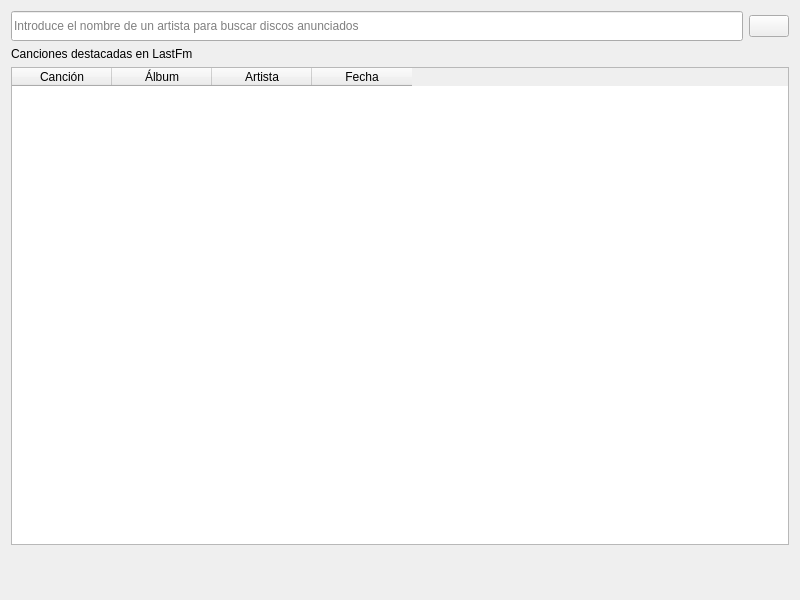
<?xml version="1.0" encoding="UTF-8"?>
<ui version="4.0">
 <class>MuspyArtistModule</class>
 <widget class="QWidget" name="MuspyArtistModule">
  <property name="geometry">
   <rect>
    <x>0</x>
    <y>0</y>
    <width>800</width>
    <height>600</height>
   </rect>
  </property>
  <property name="windowTitle">
   <string>Muspy Artist Module</string>
  </property>
  <layout class="QVBoxLayout" name="verticalLayout">
   <item>
    <widget class="QFrame" name="search_layout_2">
     <layout class="QHBoxLayout" name="search_layout">
      <property name="leftMargin">
       <number>0</number>
      </property>
      <property name="topMargin">
       <number>0</number>
      </property>
      <property name="rightMargin">
       <number>0</number>
      </property>
      <property name="bottomMargin">
       <number>0</number>
      </property>
      <item>
       <widget class="QLineEdit" name="artist_input">
        <property name="minimumSize">
         <size>
          <width>0</width>
          <height>30</height>
         </size>
        </property>
        <property name="placeholderText">
         <string>Introduce el nombre de un artista para buscar discos anunciados</string>
        </property>
       </widget>
      </item>
      <item>
       <widget class="QPushButton" name="search_button">
        <property name="toolTip">
         <string>Pos claro que es buscar...</string>
        </property>
        <property name="text">
         <string/>
        </property>
        <property name="icon">
         <iconset resource="../images.qrc">
          <normaloff>:/services/search_music</normaloff>:/services/search_music</iconset>
        </property>
        <property name="iconSize">
         <size>
          <width>30</width>
          <height>30</height>
         </size>
        </property>
       </widget>
      </item>
     </layout>
    </widget>
   </item>
   <item>
    <widget class="QStackedWidget" name="stackedWidget">
     <property name="currentIndex">
      <number>9</number>
     </property>
     <widget class="QWidget" name="artists_page">
      <layout class="QVBoxLayout" name="verticalLayout_9">
       <property name="leftMargin">
        <number>0</number>
       </property>
       <property name="topMargin">
        <number>0</number>
       </property>
       <property name="rightMargin">
        <number>0</number>
       </property>
       <property name="bottomMargin">
        <number>0</number>
       </property>
       <item>
        <widget class="QLabel" name="top_artists_label">
         <property name="text">
          <string>Top Artistas Lastfm</string>
         </property>
        </widget>
       </item>
       <item>
        <widget class="QTableWidget" name="artists_table">
         <column>
          <property name="text">
           <string>Artista</string>
          </property>
          <property name="icon">
           <iconset resource="../images.qrc">
            <normaloff>:/services/lastfm_h</normaloff>:/services/lastfm_h</iconset>
          </property>
         </column>
         <column>
          <property name="text">
           <string>Play Count</string>
          </property>
         </column>
         <column>
          <property name="text">
           <string>Usuarios</string>
          </property>
         </column>
         <column>
          <property name="text">
           <string>Lastfm url</string>
          </property>
         </column>
         <column>
          <property name="text">
           <string>Acciones</string>
          </property>
         </column>
        </widget>
       </item>
      </layout>
     </widget>
     <widget class="QWidget" name="spotify_saved_tracks_page">
      <layout class="QVBoxLayout" name="verticalLayout_12">
       <item>
        <widget class="QLabel" name="spotify_saved_tracks_count_label">
         <property name="text">
          <string>Spotify Canciones Guardadas</string>
         </property>
        </widget>
       </item>
       <item>
        <widget class="QTableWidget" name="spotify_saved_tracks_table">
         <column>
          <property name="text">
           <string>Canción</string>
          </property>
         </column>
         <column>
          <property name="text">
           <string>Artista</string>
          </property>
         </column>
         <column>
          <property name="text">
           <string>Álbum</string>
          </property>
         </column>
         <column>
          <property name="text">
           <string>Duración</string>
          </property>
         </column>
         <column>
          <property name="text">
           <string>Fecha</string>
          </property>
         </column>
        </widget>
       </item>
      </layout>
     </widget>
     <widget class="QWidget" name="spotify_top_items_page">
      <layout class="QVBoxLayout" name="verticalLayout_13">
       <property name="leftMargin">
        <number>0</number>
       </property>
       <property name="topMargin">
        <number>0</number>
       </property>
       <property name="rightMargin">
        <number>0</number>
       </property>
       <property name="bottomMargin">
        <number>0</number>
       </property>
       <item>
        <widget class="QLabel" name="spotify_top_items_count_label">
         <property name="text">
          <string>Spotify Top Items</string>
         </property>
        </widget>
       </item>
       <item>
        <widget class="QTableWidget" name="spotify_top_items_table"/>
       </item>
      </layout>
     </widget>
     <widget class="QWidget" name="bluesky_page">
      <layout class="QVBoxLayout" name="verticalLayout_14">
       <property name="leftMargin">
        <number>0</number>
       </property>
       <property name="topMargin">
        <number>0</number>
       </property>
       <property name="rightMargin">
        <number>0</number>
       </property>
       <property name="bottomMargin">
        <number>0</number>
       </property>
       <item>
        <widget class="QWidget" name="widget" native="true">
         <layout class="QVBoxLayout" name="verticalLayout_15">
          <property name="leftMargin">
           <number>0</number>
          </property>
          <property name="topMargin">
           <number>0</number>
          </property>
          <property name="rightMargin">
           <number>0</number>
          </property>
          <property name="bottomMargin">
           <number>0</number>
          </property>
          <item>
           <widget class="QLabel" name="bluesky_count_label">
            <property name="sizePolicy">
             <sizepolicy hsizetype="Preferred" vsizetype="Fixed">
              <horstretch>0</horstretch>
              <verstretch>0</verstretch>
             </sizepolicy>
            </property>
            <property name="text">
             <string>Bluesky</string>
            </property>
           </widget>
          </item>
          <item>
           <widget class="QWidget" name="widget_3" native="true">
            <layout class="QHBoxLayout" name="horizontalLayout">
             <property name="leftMargin">
              <number>0</number>
             </property>
             <property name="topMargin">
              <number>0</number>
             </property>
             <property name="rightMargin">
              <number>0</number>
             </property>
             <property name="bottomMargin">
              <number>0</number>
             </property>
             <item>
              <widget class="QWidget" name="widget_6" native="true">
               <layout class="QVBoxLayout" name="verticalLayout_19">
                <property name="leftMargin">
                 <number>0</number>
                </property>
                <property name="topMargin">
                 <number>0</number>
                </property>
                <property name="rightMargin">
                 <number>0</number>
                </property>
                <property name="bottomMargin">
                 <number>0</number>
                </property>
                <item>
                 <widget class="QTableWidget" name="bluesky_artists_table">
                  <column>
                   <property name="text">
                    <string>seguir</string>
                   </property>
                  </column>
                  <column>
                   <property name="text">
                    <string>artista</string>
                   </property>
                  </column>
                  <column>
                   <property name="text">
                    <string>bluesky id</string>
                   </property>
                  </column>
                  <column>
                   <property name="text">
                    <string>bluesky url</string>
                   </property>
                  </column>
                 </widget>
                </item>
                <item>
                 <widget class="QWidget" name="bluesky_table_buttons" native="true">
                  <layout class="QHBoxLayout" name="horizontalLayout_2">
                   <property name="leftMargin">
                    <number>0</number>
                   </property>
                   <property name="topMargin">
                    <number>0</number>
                   </property>
                   <property name="rightMargin">
                    <number>0</number>
                   </property>
                   <property name="bottomMargin">
                    <number>0</number>
                   </property>
                   <item>
                    <widget class="QPushButton" name="bluesky_follow">
                     <property name="text">
                      <string>Seguir artistas en Bluesky</string>
                     </property>
                     <property name="icon">
                      <iconset resource="../images.qrc">
                       <normaloff>:/services/bluesky</normaloff>:/services/bluesky</iconset>
                     </property>
                    </widget>
                   </item>
                  </layout>
                 </widget>
                </item>
               </layout>
              </widget>
             </item>
             <item>
              <widget class="QWidget" name="bluesky_selected_artist_panel" native="true">
               <layout class="QVBoxLayout" name="verticalLayout_16">
                <property name="leftMargin">
                 <number>0</number>
                </property>
                <property name="topMargin">
                 <number>0</number>
                </property>
                <property name="rightMargin">
                 <number>0</number>
                </property>
                <property name="bottomMargin">
                 <number>0</number>
                </property>
                <item>
                 <widget class="QWidget" name="widget_5" native="true">
                  <layout class="QVBoxLayout" name="verticalLayout_17">
                   <property name="leftMargin">
                    <number>0</number>
                   </property>
                   <property name="topMargin">
                    <number>0</number>
                   </property>
                   <property name="rightMargin">
                    <number>0</number>
                   </property>
                   <property name="bottomMargin">
                    <number>0</number>
                   </property>
                   <item>
                    <widget class="QWidget" name="widget_4" native="true">
                     <property name="minimumSize">
                      <size>
                       <width>250</width>
                       <height>250</height>
                      </size>
                     </property>
                     <layout class="QHBoxLayout" name="horizontalLayout_3">
                      <property name="leftMargin">
                       <number>0</number>
                      </property>
                      <property name="topMargin">
                       <number>0</number>
                      </property>
                      <property name="rightMargin">
                       <number>0</number>
                      </property>
                      <property name="bottomMargin">
                       <number>0</number>
                      </property>
                      <item>
                       <widget class="QLabel" name="bluesky_selected_artist_foto">
                        <property name="sizePolicy">
                         <sizepolicy hsizetype="Expanding" vsizetype="Expanding">
                          <horstretch>0</horstretch>
                          <verstretch>0</verstretch>
                         </sizepolicy>
                        </property>
                        <property name="text">
                         <string>TextLabel</string>
                        </property>
                       </widget>
                      </item>
                      <item>
                       <widget class="QWidget" name="widget_7" native="true">
                        <layout class="QVBoxLayout" name="verticalLayout_18">
                         <property name="leftMargin">
                          <number>0</number>
                         </property>
                         <property name="topMargin">
                          <number>0</number>
                         </property>
                         <property name="rightMargin">
                          <number>0</number>
                         </property>
                         <property name="bottomMargin">
                          <number>0</number>
                         </property>
                         <item>
                          <widget class="QTextEdit" name="bluesky_profile_panel">
                           <property name="html">
                            <string>&lt;!DOCTYPE HTML PUBLIC &quot;-//W3C//DTD HTML 4.0//EN&quot; &quot;http://www.w3.org/TR/REC-html40/strict.dtd&quot;&gt;
&lt;html&gt;&lt;head&gt;&lt;meta name=&quot;qrichtext&quot; content=&quot;1&quot; /&gt;&lt;meta charset=&quot;utf-8&quot; /&gt;&lt;style type=&quot;text/css&quot;&gt;
p, li { white-space: pre-wrap; }
hr { height: 1px; border-width: 0; }
li.unchecked::marker { content: &quot;\2610&quot;; }
li.checked::marker { content: &quot;\2612&quot;; }
&lt;/style&gt;&lt;/head&gt;&lt;body style=&quot; font-family:'Sans Serif'; font-size:9pt; font-weight:400; font-style:normal;&quot;&gt;
&lt;p style=&quot; margin-top:0px; margin-bottom:0px; margin-left:0px; margin-right:0px; -qt-block-indent:0; text-indent:0px;&quot;&gt;Selecciona algún artista&lt;/p&gt;
&lt;p style=&quot;-qt-paragraph-type:empty; margin-top:0px; margin-bottom:0px; margin-left:0px; margin-right:0px; -qt-block-indent:0; text-indent:0px;&quot;&gt;&lt;br /&gt;&lt;/p&gt;&lt;/body&gt;&lt;/html&gt;</string>
                           </property>
                          </widget>
                         </item>
                        </layout>
                       </widget>
                      </item>
                     </layout>
                    </widget>
                   </item>
                  </layout>
                 </widget>
                </item>
                <item>
                 <widget class="QTextEdit" name="bluesky_selected_artist_mensajes">
                  <property name="html">
                   <string>&lt;!DOCTYPE HTML PUBLIC &quot;-//W3C//DTD HTML 4.0//EN&quot; &quot;http://www.w3.org/TR/REC-html40/strict.dtd&quot;&gt;
&lt;html&gt;&lt;head&gt;&lt;meta name=&quot;qrichtext&quot; content=&quot;1&quot; /&gt;&lt;meta charset=&quot;utf-8&quot; /&gt;&lt;style type=&quot;text/css&quot;&gt;
p, li { white-space: pre-wrap; }
hr { height: 1px; border-width: 0; }
li.unchecked::marker { content: &quot;\2610&quot;; }
li.checked::marker { content: &quot;\2612&quot;; }
&lt;/style&gt;&lt;/head&gt;&lt;body style=&quot; font-family:'Sans Serif'; font-size:9pt; font-weight:400; font-style:normal;&quot;&gt;
&lt;p style=&quot; margin-top:0px; margin-bottom:0px; margin-left:0px; margin-right:0px; -qt-block-indent:0; text-indent:0px;&quot;&gt;Selecciona algún artista&lt;/p&gt;
&lt;p style=&quot;-qt-paragraph-type:empty; margin-top:0px; margin-bottom:0px; margin-left:0px; margin-right:0px; -qt-block-indent:0; text-indent:0px;&quot;&gt;&lt;br /&gt;&lt;/p&gt;&lt;/body&gt;&lt;/html&gt;</string>
                  </property>
                 </widget>
                </item>
               </layout>
              </widget>
             </item>
            </layout>
           </widget>
          </item>
         </layout>
        </widget>
       </item>
      </layout>
     </widget>
     <widget class="QWidget" name="twitter_users_page">
      <layout class="QHBoxLayout" name="horizontalLayout_4">
       <property name="leftMargin">
        <number>0</number>
       </property>
       <property name="topMargin">
        <number>0</number>
       </property>
       <property name="rightMargin">
        <number>0</number>
       </property>
       <property name="bottomMargin">
        <number>0</number>
       </property>
       <item>
        <widget class="QWidget" name="twitter_users_widget" native="true">
         <layout class="QHBoxLayout" name="horizontalLayout_6">
          <property name="leftMargin">
           <number>0</number>
          </property>
          <property name="topMargin">
           <number>0</number>
          </property>
          <property name="rightMargin">
           <number>0</number>
          </property>
          <property name="bottomMargin">
           <number>0</number>
          </property>
          <item>
           <widget class="QWidget" name="twitter_count_widget" native="true">
            <layout class="QVBoxLayout" name="verticalLayout_21">
             <property name="leftMargin">
              <number>0</number>
             </property>
             <property name="topMargin">
              <number>0</number>
             </property>
             <property name="rightMargin">
              <number>0</number>
             </property>
             <property name="bottomMargin">
              <number>0</number>
             </property>
             <item>
              <widget class="QLabel" name="twitter_users_count_label">
               <property name="text">
                <string>Artistas en Twitter</string>
               </property>
              </widget>
             </item>
             <item>
              <widget class="QTableWidget" name="twitter_users_table">
               <column>
                <property name="text">
                 <string>Select</string>
                </property>
               </column>
               <column>
                <property name="text">
                 <string>Name</string>
                </property>
               </column>
               <column>
                <property name="text">
                 <string>Username</string>
                </property>
               </column>
               <column>
                <property name="text">
                 <string>Followers</string>
                </property>
               </column>
               <column>
                <property name="text">
                 <string>Following</string>
                </property>
               </column>
               <column>
                <property name="text">
                 <string>Tweets</string>
                </property>
               </column>
              </widget>
             </item>
             <item>
              <widget class="QPushButton" name="seguir_twitter">
               <property name="text">
                <string>Seguir en Twitter / X</string>
               </property>
              </widget>
             </item>
            </layout>
           </widget>
          </item>
          <item>
           <widget class="QWidget" name="twitter_user_panel" native="true">
            <layout class="QVBoxLayout" name="verticalLayout_20">
             <property name="leftMargin">
              <number>0</number>
             </property>
             <property name="topMargin">
              <number>0</number>
             </property>
             <property name="rightMargin">
              <number>0</number>
             </property>
             <property name="bottomMargin">
              <number>0</number>
             </property>
             <item>
              <widget class="QWidget" name="twitter_user_profile" native="true">
               <layout class="QHBoxLayout" name="horizontalLayout_5">
                <property name="leftMargin">
                 <number>0</number>
                </property>
                <property name="topMargin">
                 <number>0</number>
                </property>
                <property name="rightMargin">
                 <number>0</number>
                </property>
                <property name="bottomMargin">
                 <number>0</number>
                </property>
                <item>
                 <widget class="QWidget" name="twitter_foto_widget" native="true">
                  <layout class="QVBoxLayout" name="verticalLayout_22">
                   <property name="leftMargin">
                    <number>0</number>
                   </property>
                   <property name="topMargin">
                    <number>0</number>
                   </property>
                   <property name="rightMargin">
                    <number>0</number>
                   </property>
                   <property name="bottomMargin">
                    <number>0</number>
                   </property>
                   <item>
                    <widget class="QLabel" name="twitter_foto_label">
                     <property name="text">
                      <string>TextLabel</string>
                     </property>
                    </widget>
                   </item>
                  </layout>
                 </widget>
                </item>
                <item>
                 <widget class="QWidget" name="widget_12" native="true">
                  <layout class="QVBoxLayout" name="verticalLayout_23">
                   <property name="leftMargin">
                    <number>0</number>
                   </property>
                   <property name="topMargin">
                    <number>0</number>
                   </property>
                   <property name="rightMargin">
                    <number>0</number>
                   </property>
                   <property name="bottomMargin">
                    <number>0</number>
                   </property>
                   <item>
                    <widget class="QTextEdit" name="twitter_textEdit"/>
                   </item>
                  </layout>
                 </widget>
                </item>
               </layout>
              </widget>
             </item>
             <item>
              <widget class="QWidget" name="widget_11" native="true">
               <layout class="QVBoxLayout" name="verticalLayout_24">
                <property name="leftMargin">
                 <number>0</number>
                </property>
                <property name="topMargin">
                 <number>0</number>
                </property>
                <property name="rightMargin">
                 <number>0</number>
                </property>
                <property name="bottomMargin">
                 <number>0</number>
                </property>
                <item>
                 <widget class="QTextEdit" name="twitter_user_msg"/>
                </item>
               </layout>
              </widget>
             </item>
            </layout>
           </widget>
          </item>
         </layout>
        </widget>
       </item>
      </layout>
     </widget>
     <widget class="QWidget" name="musicbrainz_collection_page">
      <layout class="QVBoxLayout" name="verticalLayout_7">
       <property name="leftMargin">
        <number>0</number>
       </property>
       <property name="topMargin">
        <number>0</number>
       </property>
       <property name="rightMargin">
        <number>0</number>
       </property>
       <property name="bottomMargin">
        <number>0</number>
       </property>
       <item>
        <widget class="QLabel" name="mb_label">
         <property name="text">
          <string>Colecciones de musicbrainz</string>
         </property>
        </widget>
       </item>
       <item>
        <widget class="QTableWidget" name="tabla_musicbrainz_collection">
         <column>
          <property name="text">
           <string>Artista</string>
          </property>
          <property name="icon">
           <iconset>
            <normaloff>:/services/mb</normaloff>:/services/mb</iconset>
          </property>
         </column>
         <column>
          <property name="text">
           <string>Artista MBID</string>
          </property>
         </column>
         <column>
          <property name="text">
           <string>Título Lanzamiento</string>
          </property>
         </column>
         <column>
          <property name="text">
           <string>Tipo</string>
          </property>
         </column>
         <column>
          <property name="text">
           <string>Fecha</string>
          </property>
         </column>
         <column>
          <property name="text">
           <string>Estado</string>
          </property>
         </column>
         <column>
          <property name="text">
           <string>País</string>
          </property>
         </column>
        </widget>
       </item>
      </layout>
     </widget>
     <widget class="QWidget" name="_create_releases_page">
      <layout class="QVBoxLayout" name="verticalLayout_3">
       <property name="leftMargin">
        <number>0</number>
       </property>
       <property name="topMargin">
        <number>0</number>
       </property>
       <property name="rightMargin">
        <number>0</number>
       </property>
       <property name="bottomMargin">
        <number>0</number>
       </property>
       <item>
        <widget class="QLabel" name="create_label">
         <property name="text">
          <string>Crear publicación?</string>
         </property>
        </widget>
       </item>
       <item>
        <widget class="QTableWidget" name="tabla_crear_collection"/>
       </item>
      </layout>
     </widget>
     <widget class="QWidget" name="muspy_results_widget">
      <layout class="QVBoxLayout" name="verticalLayout_8">
       <property name="leftMargin">
        <number>0</number>
       </property>
       <property name="topMargin">
        <number>0</number>
       </property>
       <property name="rightMargin">
        <number>0</number>
       </property>
       <property name="bottomMargin">
        <number>0</number>
       </property>
       <item>
        <widget class="QWidget" name="muspy_results_widget_2" native="true">
         <layout class="QVBoxLayout" name="verticalLayout_2">
          <property name="leftMargin">
           <number>0</number>
          </property>
          <property name="topMargin">
           <number>0</number>
          </property>
          <property name="rightMargin">
           <number>0</number>
          </property>
          <property name="bottomMargin">
           <number>0</number>
          </property>
          <item>
           <widget class="QLabel" name="label_result_count">
            <property name="text">
             <string>Resultados de la búsqueda</string>
            </property>
           </widget>
          </item>
          <item>
           <widget class="QTableWidget" name="tableWidget_muspy_results">
            <column>
             <property name="text">
              <string>Artista</string>
             </property>
            </column>
            <column>
             <property name="text">
              <string>Publicación</string>
             </property>
            </column>
            <column>
             <property name="text">
              <string>Tipo</string>
             </property>
            </column>
            <column>
             <property name="text">
              <string>Fecha</string>
             </property>
            </column>
            <column>
             <property name="text">
              <string>Desambiguación</string>
             </property>
            </column>
           </widget>
          </item>
          <item>
           <widget class="QWidget" name="widget_2" native="true">
            <layout class="QHBoxLayout" name="horizontalLayout_7">
             <property name="leftMargin">
              <number>0</number>
             </property>
             <property name="topMargin">
              <number>0</number>
             </property>
             <property name="rightMargin">
              <number>0</number>
             </property>
             <property name="bottomMargin">
              <number>0</number>
             </property>
             <item>
              <widget class="QPushButton" name="follow_artist_button">
               <property name="text">
                <string>Seguir Artista</string>
               </property>
              </widget>
             </item>
            </layout>
           </widget>
          </item>
         </layout>
        </widget>
       </item>
      </layout>
     </widget>
     <widget class="QWidget" name="releases_page">
      <layout class="QVBoxLayout" name="verticalLayout_10">
       <property name="leftMargin">
        <number>0</number>
       </property>
       <property name="topMargin">
        <number>0</number>
       </property>
       <property name="rightMargin">
        <number>0</number>
       </property>
       <property name="bottomMargin">
        <number>0</number>
       </property>
       <item>
        <widget class="QLabel" name="releases_label">
         <property name="text">
          <string>Futuros álbumes</string>
         </property>
        </widget>
       </item>
       <item>
        <widget class="QTableWidget" name="releases_table">
         <column>
          <property name="text">
           <string>Artista</string>
          </property>
         </column>
         <column>
          <property name="text">
           <string>Lanzamiento</string>
          </property>
         </column>
         <column>
          <property name="text">
           <string>Tipo</string>
          </property>
         </column>
         <column>
          <property name="text">
           <string>Fecha</string>
          </property>
         </column>
         <column>
          <property name="text">
           <string>Desambiguación</string>
          </property>
         </column>
        </widget>
       </item>
      </layout>
     </widget>
     <widget class="QWidget" name="loved_tracks_page">
      <layout class="QVBoxLayout" name="verticalLayout_6">
       <property name="leftMargin">
        <number>0</number>
       </property>
       <property name="topMargin">
        <number>0</number>
       </property>
       <property name="rightMargin">
        <number>0</number>
       </property>
       <property name="bottomMargin">
        <number>0</number>
       </property>
       <item>
        <widget class="QLabel" name="loved_songs_label">
         <property name="text">
          <string>Canciones destacadas en LastFm</string>
         </property>
        </widget>
       </item>
       <item>
        <widget class="QTableWidget" name="loved_tracks_table">
         <column>
          <property name="text">
           <string>Canción</string>
          </property>
          <property name="icon">
           <iconset resource="../images.qrc">
            <normaloff>:/services/lastfm_h</normaloff>:/services/lastfm_h</iconset>
          </property>
         </column>
         <column>
          <property name="text">
           <string>Álbum</string>
          </property>
         </column>
         <column>
          <property name="text">
           <string>Artista</string>
          </property>
         </column>
         <column>
          <property name="text">
           <string>Fecha</string>
          </property>
         </column>
        </widget>
       </item>
      </layout>
     </widget>
     <widget class="QWidget" name="text_page">
      <layout class="QVBoxLayout" name="verticalLayout_11">
       <property name="leftMargin">
        <number>0</number>
       </property>
       <property name="topMargin">
        <number>0</number>
       </property>
       <property name="rightMargin">
        <number>0</number>
       </property>
       <property name="bottomMargin">
        <number>0</number>
       </property>
       <item>
        <widget class="QLabel" name="label">
         <property name="text">
          <string>Log</string>
         </property>
        </widget>
       </item>
       <item>
        <widget class="QTextEdit" name="results_text"/>
       </item>
      </layout>
     </widget>
     <widget class="QWidget" name="spotify_artists_page">
      <layout class="QVBoxLayout" name="verticalLayout_4">
       <property name="leftMargin">
        <number>0</number>
       </property>
       <property name="topMargin">
        <number>0</number>
       </property>
       <property name="rightMargin">
        <number>0</number>
       </property>
       <property name="bottomMargin">
        <number>0</number>
       </property>
       <item>
        <widget class="QLabel" name="spotify_artists_count_label">
         <property name="text">
          <string>Artistas seguidos en Spotify</string>
         </property>
        </widget>
       </item>
       <item>
        <widget class="QTableWidget" name="spotify_artists_table">
         <column>
          <property name="text">
           <string>Artista</string>
          </property>
          <property name="icon">
           <iconset resource="../images.qrc">
            <normaloff>:/services/spotify_ol</normaloff>:/services/spotify_ol</iconset>
          </property>
         </column>
         <column>
          <property name="text">
           <string>Género</string>
          </property>
         </column>
         <column>
          <property name="text">
           <string>Seguidores</string>
          </property>
         </column>
         <column>
          <property name="text">
           <string>Popularidad</string>
          </property>
         </column>
        </widget>
       </item>
      </layout>
     </widget>
     <widget class="QWidget" name="spotify_releases_page">
      <layout class="QVBoxLayout" name="verticalLayout_5">
       <property name="leftMargin">
        <number>0</number>
       </property>
       <property name="topMargin">
        <number>0</number>
       </property>
       <property name="rightMargin">
        <number>0</number>
       </property>
       <property name="bottomMargin">
        <number>0</number>
       </property>
       <item>
        <widget class="QLabel" name="spotify_releases_count_label">
         <property name="text">
          <string>Nuevos álbumes según Spotify</string>
         </property>
        </widget>
       </item>
       <item>
        <widget class="QTableWidget" name="spotify_releases_table">
         <column>
          <property name="text">
           <string>New Column</string>
          </property>
          <property name="icon">
           <iconset resource="../images.qrc">
            <normaloff>:/services/spotify_ol</normaloff>:/services/spotify_ol</iconset>
          </property>
         </column>
         <column>
          <property name="text">
           <string>Lanzamiento</string>
          </property>
         </column>
         <column>
          <property name="text">
           <string>Tipo</string>
          </property>
         </column>
         <column>
          <property name="text">
           <string>Fecha</string>
          </property>
         </column>
         <column>
          <property name="text">
           <string>Canciones</string>
          </property>
         </column>
        </widget>
       </item>
      </layout>
     </widget>
    </widget>
   </item>
   <item>
    <widget class="QFrame" name="frame">
     <property name="maximumSize">
      <size>
       <width>16777215</width>
       <height>40</height>
      </size>
     </property>
     <layout class="QHBoxLayout" name="bottom_layout">
      <property name="leftMargin">
       <number>3</number>
      </property>
      <property name="topMargin">
       <number>3</number>
      </property>
      <property name="rightMargin">
       <number>3</number>
      </property>
      <property name="bottomMargin">
       <number>3</number>
      </property>
      <item>
       <widget class="QPushButton" name="load_artists_button">
        <property name="minimumSize">
         <size>
          <width>32</width>
          <height>32</height>
         </size>
        </property>
        <property name="maximumSize">
         <size>
          <width>32</width>
          <height>32</height>
         </size>
        </property>
        <property name="toolTip">
         <string>Cargar desde db</string>
        </property>
        <property name="text">
         <string/>
        </property>
        <property name="icon">
         <iconset resource="../images.qrc">
          <normaloff>:/services/db_ol</normaloff>:/services/db_ol</iconset>
        </property>
        <property name="iconSize">
         <size>
          <width>30</width>
          <height>30</height>
         </size>
        </property>
        <property name="flat">
         <bool>true</bool>
        </property>
       </widget>
      </item>
      <item>
       <widget class="QPushButton" name="sync_artists_button">
        <property name="minimumSize">
         <size>
          <width>32</width>
          <height>32</height>
         </size>
        </property>
        <property name="maximumSize">
         <size>
          <width>32</width>
          <height>32</height>
         </size>
        </property>
        <property name="toolTip">
         <string>Sincronizar con Muspy</string>
        </property>
        <property name="text">
         <string/>
        </property>
        <property name="icon">
         <iconset resource="../images.qrc">
          <normaloff>:/services/links_ol</normaloff>:/services/links_ol</iconset>
        </property>
        <property name="iconSize">
         <size>
          <width>30</width>
          <height>30</height>
         </size>
        </property>
        <property name="flat">
         <bool>true</bool>
        </property>
       </widget>
      </item>
      <item>
       <widget class="QPushButton" name="get_releases_button">
        <property name="minimumSize">
         <size>
          <width>32</width>
          <height>32</height>
         </size>
        </property>
        <property name="maximumSize">
         <size>
          <width>32</width>
          <height>32</height>
         </size>
        </property>
        <property name="toolTip">
         <string>Próximos lanzamientos</string>
        </property>
        <property name="text">
         <string/>
        </property>
        <property name="icon">
         <iconset resource="../images.qrc">
          <normaloff>:/services/musico</normaloff>:/services/musico</iconset>
        </property>
        <property name="iconSize">
         <size>
          <width>30</width>
          <height>30</height>
         </size>
        </property>
        <property name="flat">
         <bool>true</bool>
        </property>
       </widget>
      </item>
      <item>
       <widget class="QPushButton" name="get_releases_spotify_button">
        <property name="minimumSize">
         <size>
          <width>32</width>
          <height>32</height>
         </size>
        </property>
        <property name="maximumSize">
         <size>
          <width>32</width>
          <height>32</height>
         </size>
        </property>
        <property name="toolTip">
         <string>Spotify</string>
        </property>
        <property name="text">
         <string/>
        </property>
        <property name="icon">
         <iconset resource="../images.qrc">
          <normaloff>:/services/spotify_ol</normaloff>:/services/spotify_ol</iconset>
        </property>
        <property name="iconSize">
         <size>
          <width>30</width>
          <height>30</height>
         </size>
        </property>
        <property name="flat">
         <bool>true</bool>
        </property>
       </widget>
      </item>
      <item>
       <widget class="QPushButton" name="sync_lastfm_button">
        <property name="minimumSize">
         <size>
          <width>32</width>
          <height>32</height>
         </size>
        </property>
        <property name="maximumSize">
         <size>
          <width>32</width>
          <height>32</height>
         </size>
        </property>
        <property name="toolTip">
         <string>Lastfm</string>
        </property>
        <property name="text">
         <string/>
        </property>
        <property name="icon">
         <iconset resource="../images.qrc">
          <normaloff>:/services/lastfm_ol</normaloff>:/services/lastfm_ol</iconset>
        </property>
        <property name="iconSize">
         <size>
          <width>30</width>
          <height>30</height>
         </size>
        </property>
        <property name="flat">
         <bool>true</bool>
        </property>
       </widget>
      </item>
      <item>
       <widget class="QPushButton" name="get_releases_musicbrainz_button">
        <property name="minimumSize">
         <size>
          <width>32</width>
          <height>32</height>
         </size>
        </property>
        <property name="maximumSize">
         <size>
          <width>32</width>
          <height>32</height>
         </size>
        </property>
        <property name="toolTip">
         <string>Colecciones Musicbrainz</string>
        </property>
        <property name="text">
         <string/>
        </property>
        <property name="icon">
         <iconset resource="../images.qrc">
          <normaloff>:/services/musicbrainz</normaloff>:/services/musicbrainz</iconset>
        </property>
        <property name="iconSize">
         <size>
          <width>30</width>
          <height>30</height>
         </size>
        </property>
        <property name="flat">
         <bool>true</bool>
        </property>
       </widget>
      </item>
      <item>
       <widget class="QPushButton" name="networks_artists_button">
        <property name="minimumSize">
         <size>
          <width>32</width>
          <height>32</height>
         </size>
        </property>
        <property name="maximumSize">
         <size>
          <width>32</width>
          <height>32</height>
         </size>
        </property>
        <property name="toolTip">
         <string>Redes de los artistas</string>
        </property>
        <property name="styleSheet">
         <string notr="true">QPushButton {{ border-radius: 20}}</string>
        </property>
        <property name="text">
         <string/>
        </property>
        <property name="icon">
         <iconset resource="../images.qrc">
          <normaloff>:/services/networks_ol</normaloff>:/services/networks_ol</iconset>
        </property>
        <property name="iconSize">
         <size>
          <width>30</width>
          <height>30</height>
         </size>
        </property>
        <property name="flat">
         <bool>true</bool>
        </property>
       </widget>
      </item>
      <item>
       <widget class="QPushButton" name="get_new_releases_button">
        <property name="minimumSize">
         <size>
          <width>32</width>
          <height>32</height>
         </size>
        </property>
        <property name="maximumSize">
         <size>
          <width>32</width>
          <height>32</height>
         </size>
        </property>
        <property name="toolTip">
         <string>Discos ausentes</string>
        </property>
        <property name="text">
         <string/>
        </property>
        <property name="icon">
         <iconset resource="../images.qrc">
          <normaloff>:/services/save_ol</normaloff>:/services/save_ol</iconset>
        </property>
        <property name="iconSize">
         <size>
          <width>30</width>
          <height>30</height>
         </size>
        </property>
        <property name="flat">
         <bool>true</bool>
        </property>
       </widget>
      </item>
     </layout>
    </widget>
   </item>
  </layout>
 </widget>
 <resources>
  <include location="../images.qrc"/>
 </resources>
 <connections/>
</ui>
